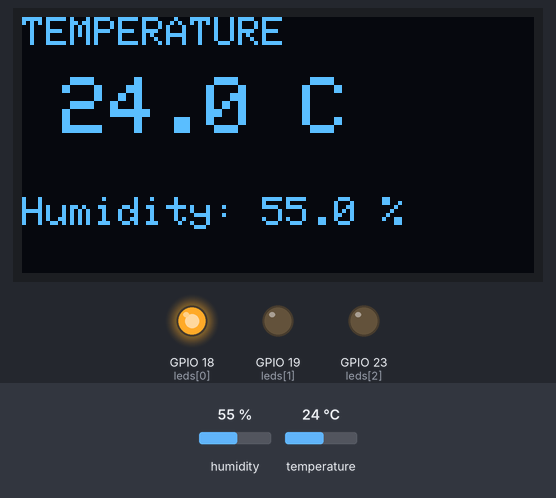
This sketch was run on a simulated ESP32. Parts: 128×64 one-colour display, output pins drawn as LEDs (lit = HIGH). The inputs (shaded band) are chosen by the test bench; at power-on: temperature 24 °C, humidity 55 %. What the sketch prints to the serial monitor is not drawn.

Above: at 3.2 s.
3.3 s: temperature set to 28 °C
At 5.5 s:
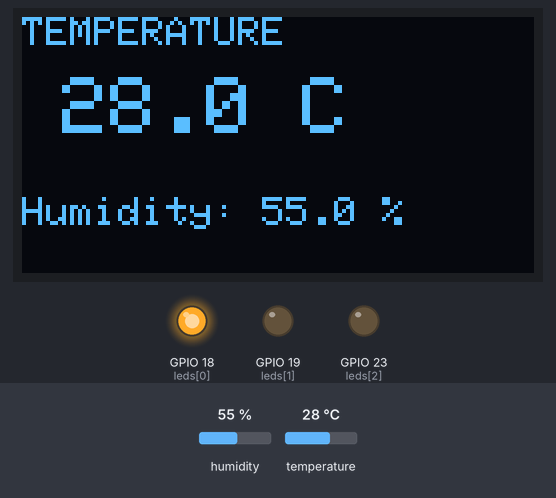
6.0 s: temperature set to 31 °C
At 7.6 s:
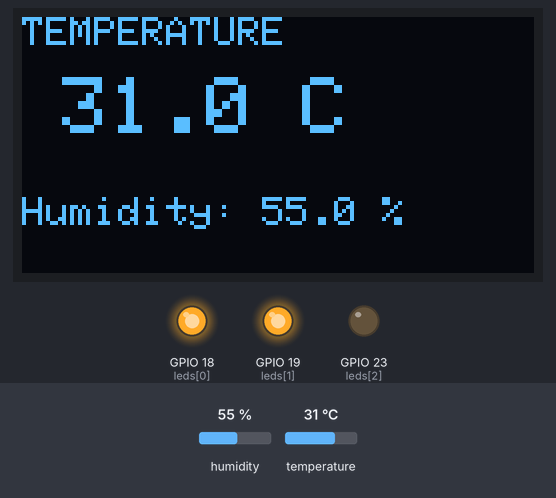
8.7 s: temperature set to 33 °C
At 10.7 s:
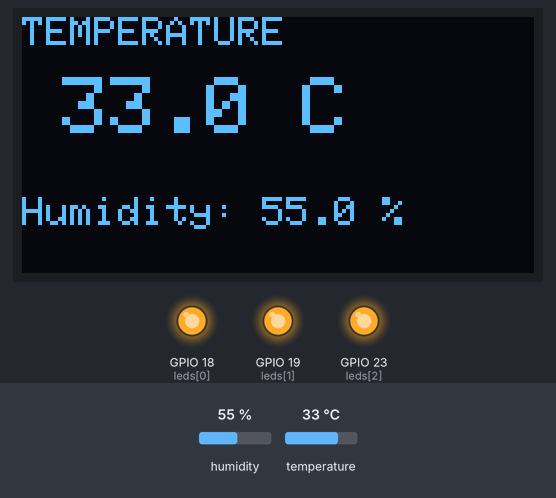
11.8 s: humidity set to 22 %
At 12.8 s:
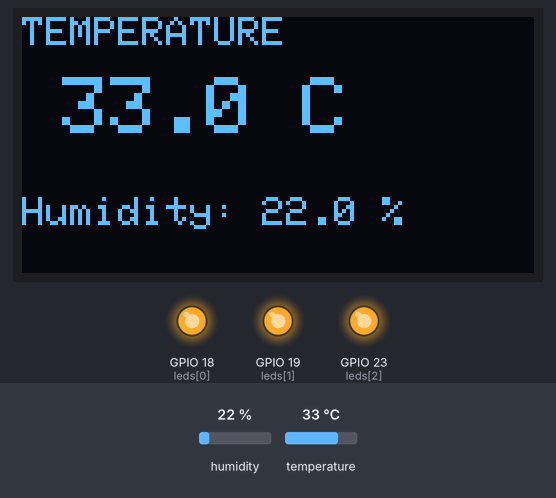
14.5 s: humidity set to 40 %
At 17.1 s:
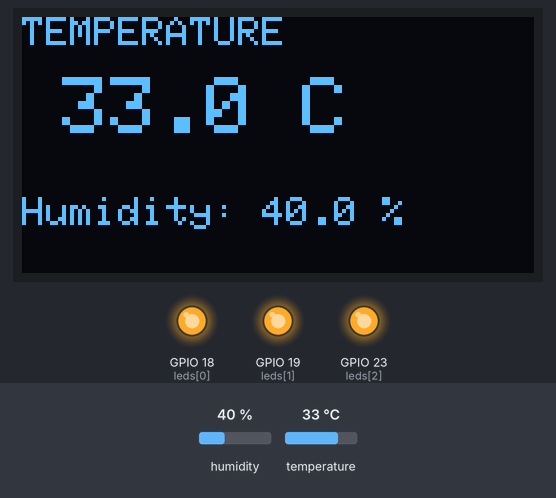
Timing chart, 0 to 18.6 s (numbered marks = the images above; inputs shaded):
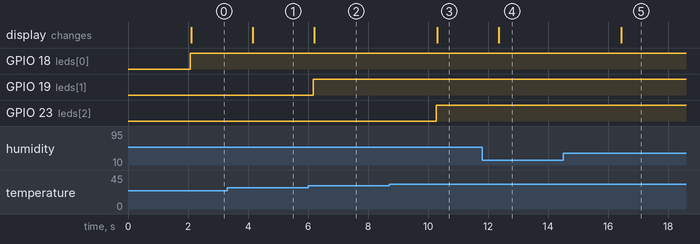

Measured:
- the behaviour switches between 29 and 30 °C on temperature (found by bisection; images 1 and 2)
- the behaviour switches between 31 and 32 °C on temperature (found by bisection; images 2 and 3)
- after the input at 3.3 s, the display: changes after 0.85 s (image 1)
- after the input at 6.0 s, GPIO 19 (leds[1]): LOW → HIGH after 0.18 s; the display: changes after 0.20 s (image 2)
- after the input at 8.7 s, GPIO 23 (leds[2]): LOW → HIGH after 1.6 s; the display: changes after 1.6 s (image 3)
- after the input at 11.8 s, the display: changes after 0.55 s (image 4)
- after the input at 14.5 s, the display: changes after 1.9 s (image 5)

The sketch:

DHT11_LED3_OLED_1.ino
```cpp
#include "DHT.h"
#include <Wire.h>
#include <Adafruit_GFX.h>
#include <Adafruit_SH110X.h>

#define DHTPIN 4
#define DHTTYPE DHT11

#define OLED_SDA 21
#define OLED_SCL 22

DHT dht(DHTPIN, DHTTYPE);

// 3 LEDs
int leds[] = {18, 19, 23};

// 1.3" OLED - usually SH1106
Adafruit_SH1106G display = Adafruit_SH1106G(128, 64, &Wire);

void setup() {

  Serial.begin(115200);

  dht.begin();

  // LEDs
  for (int i = 0; i < 3; i++) {
    pinMode(leds[i], OUTPUT);
    digitalWrite(leds[i], LOW);
  }

  // OLED
  Wire.begin(OLED_SDA, OLED_SCL);

  if (!display.begin(0x3C, true)) {
    Serial.println("OLED not found!");
    while (1);
  }

  display.clearDisplay();
  display.setTextColor(SH110X_WHITE);

  display.setTextSize(2);
  display.setCursor(10, 10);
  display.println("DHT11");

  display.display();
  delay(2000);
}

void loop() {

  float temperature = dht.readTemperature();
  float humidity = dht.readHumidity();

  if (isnan(temperature) || isnan(humidity)) {
    Serial.println("DHT11 ERROR");

    display.clearDisplay();
    display.setTextSize(2);
    display.setCursor(10, 20);
    display.println("DHT ERROR");
    display.display();

    delay(2000);
    return;
  }

  // Serial Monitor
  Serial.print("Temperature: ");
  Serial.print(temperature);
  Serial.print(" C   Humidity: ");
  Serial.print(humidity);
  Serial.println(" %");


  // =========================
  // 3 LED TEMPERATURE CONTROL
  // =========================

  // Turn OFF all LEDs
  for (int i = 0; i < 3; i++) {
    digitalWrite(leds[i], LOW);
  }

  if (temperature >= 32.0) {

    // 3 LEDs
    digitalWrite(leds[0], HIGH);
    digitalWrite(leds[1], HIGH);
    digitalWrite(leds[2], HIGH);

  }
  else if (temperature >= 30.0) {

    // 2 LEDs
    digitalWrite(leds[0], HIGH);
    digitalWrite(leds[1], HIGH);

  }
  else {

    // 1 LED
    digitalWrite(leds[0], HIGH);
  }


  // =========================
  // OLED DISPLAY
  // =========================

  display.clearDisplay();

  display.setTextColor(SH110X_WHITE);

  display.setTextSize(1);
  display.setCursor(0, 0);
  display.println("TEMPERATURE");

  display.setTextSize(2);
  display.setCursor(10, 15);
  display.print(temperature, 1);
  display.println(" C");

  display.setTextSize(1);
  display.setCursor(0, 45);
  display.print("Humidity: ");

  display.print(humidity, 1);
  display.println(" %");

  display.display();

  delay(2000);
}
```
